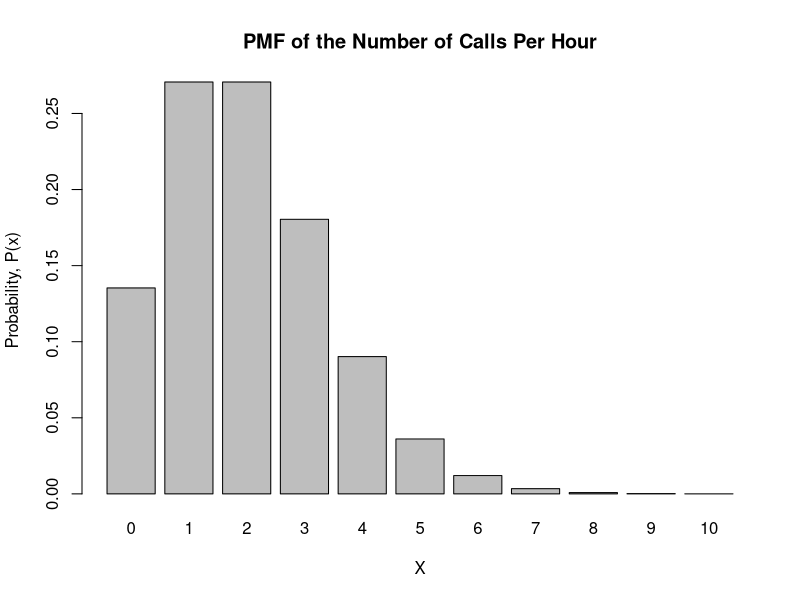

Recreate this plot in R.
# X = the number of calls per hour
x = 0:10; lambda = 2; #I'm guessing a max. of 10 calls/hour, mean is 2 calls/hour
# X~Pois(lambda = 2)
# for a Poisson distribution, X is the number of outcomes in a given time
# interval or space region, t. The paramater lambda is the mean number of 
# outcomes in a fixed amount of t. Here, lambda = 2 calls per hour, so t
# represents hours.
P = dpois(x,lambda)
E = lambda;
V = lambda;
barplot(P, names.arg=x, main="PMF of the Number of Calls Per Hour", xlab="X", ylab="Probability, P(x)")

#a)
  Pa = ppois(1,lambda) #max 1 call in an hour, mean of 2 calls per hour
#b)
  lambda2 = 10*(2/60) #probability of calls in a 10-minute period
  Pb = 1 - ppois(0,lambda2) #prob that phone will ring at least once
#c)
  lambda3 = 2/60 #probability of calls per minute. This means x = # minutes
  Pc = qpois(.5, lambda3) #The quantile is right continuous: qpois(p, lambda) is 
    #the smallest integer x such that P(X ??? x) ??? p.